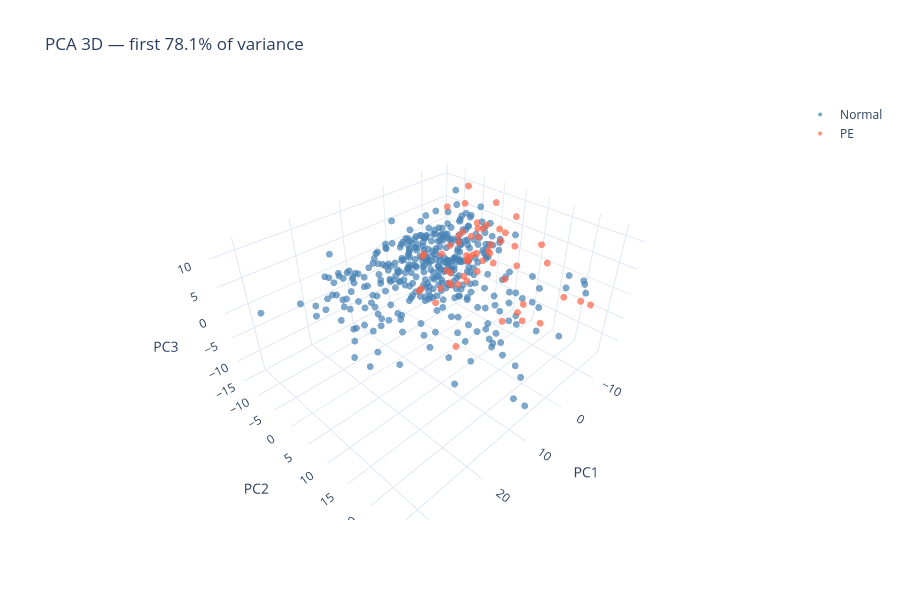

Here is the notebook cell this chart was saved with:
### Code cell
fig = go.Figure()
for cls, c in [('Normal', C_NORM), ('PE', C_PE)]:
    sub = df_pca[df_pca['class']==cls]
    fig.add_trace(go.Scatter3d(x=sub.PC1, y=sub.PC2, z=sub.PC3, mode='markers',
        marker=dict(size=4, color=c, opacity=0.7), name=cls,
        text=[f'P(PE)={p:.2f}<br>{cat}' for p, cat in zip(sub['P(PE)'], sub['category'])]))
fig.update_layout(template='plotly_white', width=900, height=600,
    title=f'PCA 3D — first {var_ratio[:3].sum()*100:.1f}% of variance',
    scene=dict(xaxis_title='PC1', yaxis_title='PC2', zaxis_title='PC3'))
fig.show()

### Figure 1 — Plotly figure (JSON) as saved in the notebook; plotly's stock layout.template omitted (floating-point values rounded to 4 significant figures; data arrays with more than 128 entries replaced by an {"elided": "..."} marker saying what was removed)
{"data": [{"marker": {"color": "steelblue", "opacity": 0.7, "size": 4}, "mode": "markers", "name": "Normal", "text": {"elided": "373 str values"}, "x": {"elided": "373 float values"}, "y": {"elided": "373 float values"}, "z": {"elided": "373 float values"}, "type": "scatter3d"}, {"marker": {"color": "tomato", "opacity": 0.7, "size": 4}, "mode": "markers", "name": "PE", "text": ["P(PE)=0.49<br>FN", "P(PE)=0.56<br>TP", "P(PE)=0.54<br>TP", "P(PE)=0.61<br>TP", "P(PE)=0.63<br>TP", "P(PE)=0.47<br>FN", "P(PE)=0.56<br>TP", "P(PE)=0.12<br>FN", "P(PE)=0.50<br>TP", "P(PE)=0.63<br>TP", "P(PE)=0.59<br>TP", "P(PE)=0.70<br>TP", "P(PE)=0.72<br>TP", "P(PE)=0.59<br>TP", "P(PE)=0.69<br>TP", "P(PE)=0.39<br>FN", "P(PE)=0.59<br>TP", "P(PE)=0.63<br>TP", "P(PE)=0.31<br>FN", "P(PE)=0.29<br>FN", "P(PE)=0.45<br>FN", "P(PE)=0.74<br>TP", "P(PE)=0.78<br>TP", "P(PE)=0.51<br>TP", "P(PE)=0.56<br>TP", "P(PE)=0.61<br>TP", "P(PE)=0.48<br>FN", "P(PE)=0.59<br>TP", "P(PE)=0.45<br>FN", "P(PE)=0.65<br>TP", "P(PE)=0.61<br>TP", "P(PE)=0.56<br>TP", "P(PE)=0.46<br>FN", "P(PE)=0.51<br>TP", "P(PE)=0.46<br>FN", "P(PE)=0.48<br>FN", "P(PE)=0.53<br>TP", "P(PE)=0.60<br>TP", "P(PE)=0.28<br>FN", "P(PE)=0.77<br>TP", "P(PE)=0.66<br>TP", "P(PE)=0.49<br>FN", "P(PE)=0.55<br>TP", "P(PE)=0.61<br>TP", "P(PE)=0.70<br>TP", "P(PE)=0.48<br>FN", "P(PE)=0.47<br>FN", "P(PE)=0.48<br>FN", "P(PE)=0.47<br>FN", "P(PE)=0.77<br>TP", "P(PE)=0.56<br>TP", "P(PE)=0.62<br>TP", "P(PE)=0.69<br>TP", "P(PE)=0.63<br>TP", "P(PE)=0.62<br>TP", "P(PE)=0.64<br>TP", "P(PE)=0.56<br>TP", "P(PE)=0.61<br>TP"], "x": [-2.027, -6.623, -6.632, -9.543, -10.06, -3.803, -1.864, 19.49, -6.213, -7.555, -6.338, -9.886, -11.69, -7.853, -12.13, -0.884, -3.501, -4.618, 1.821, 2.801, -5.083, -9.288, -10.48, -4.432, -7.701, -9.313, -3.584, -7.904, -3.784, -9.869, -9.026, -7.898, -6.419, -6.066, -4.713, -5.065, -7.38, -7.974, 2.9, -15.57, -10.82, -5.229, -7.578, -8.2, -10.83, -5.539, -7.213, -7.774, -6.348, -14.78, -7.678, -11.66, -14.42, -10.11, -11.1, -11.33, -8.846, -11.6], "y": [17.02, 0.986, 0.5971, 3.48, 3.209, -0.8415, 16.18, 21.6, 0.1225, 15.49, 10.05, 19.84, 14.62, 8.692, 3.899, -0.8609, 16.24, 19.12, -3.403, -2.839, -2.647, 23.31, 24.61, 2.134, 3.386, 0.8899, 1.111, 6.503, 0.7521, 1.199, 0.971, 1.631, -1.773, 2.337, 1.953, 2.187, -5.434, 4.272, 1.521, 4.402, 5.683, 3.558, 5.941, 3.391, 8.909, -3.001, -12.26, -12.61, -6.004, 5.305, -4.788, -9.67, -6.736, 3.623, -2.6, -1.237, -2.83, -4.952], "z": [-0.0885, 0.6617, -4.79, 1.298, 2.814, -5.012, -2.059, 6.107, -3.785, 8.332, -9.483, -1.048, 2.839, -1.406, 3.033, -4.574, -4.628, -4.226, -4.615, -4.404, 2.285, 0.06307, -0.6284, 2.277, 0.3943, -3.677, -4.015, 7.917, 4.672, 5.452, 3.949, 1.193, 4.126, 1.9, 1.06, 0.9285, -5.358, 2.764, -4.891, 7.056, 5.86, 9.013, 0.9763, 7.498, 0.3091, -6.391, -4.665, -4.511, -1.289, 1.503, -5.703, 5.866, 10.26, 11.28, 2.092, 4.161, 3.714, 8.043], "type": "scatter3d"}], "layout": {"width": 900, "height": 600, "title": {"text": "PCA 3D — first 78.1% of variance"}, "scene": {"xaxis": {"title": {"text": "PC1"}}, "yaxis": {"title": {"text": "PC2"}}, "zaxis": {"title": {"text": "PC3"}}}}}
